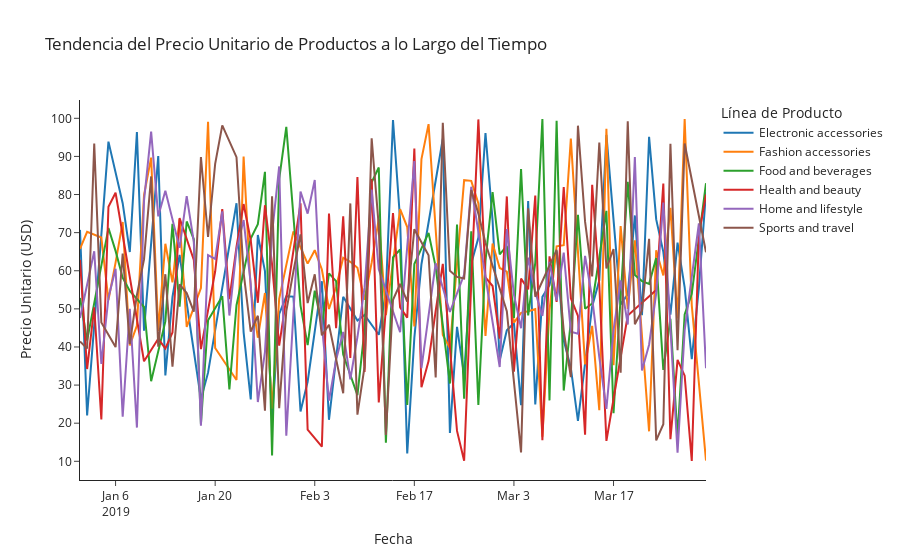

The notebook cell this image was saved under:
### Markdown cell above
Nuevamente, vamos a mejorar la interactividad para hacer el gráfico más legible.

### Code cell
avg_price_by_product_line = df_sales.groupby(['Date', 'Product line'])['Unit price'].mean().reset_index()

# Crear el gráfico de líneas de tiempo
fig = px.line(avg_price_by_product_line, x='Date', y='Unit price', color='Product line',
              title='Tendencia del Precio Unitario de Productos a lo Largo del Tiempo',
              labels={'Unit price': 'Precio Unitario (USD)'},
              template='simple_white')

# Mejorar la interactividad
fig.update_layout(
    hovermode="x unified",
    xaxis_title="Fecha",
    yaxis_title="Precio Unitario (USD)",
    showlegend=True,
    legend_title="Línea de Producto"
)

# Mostrar el gráfico
fig.show()
